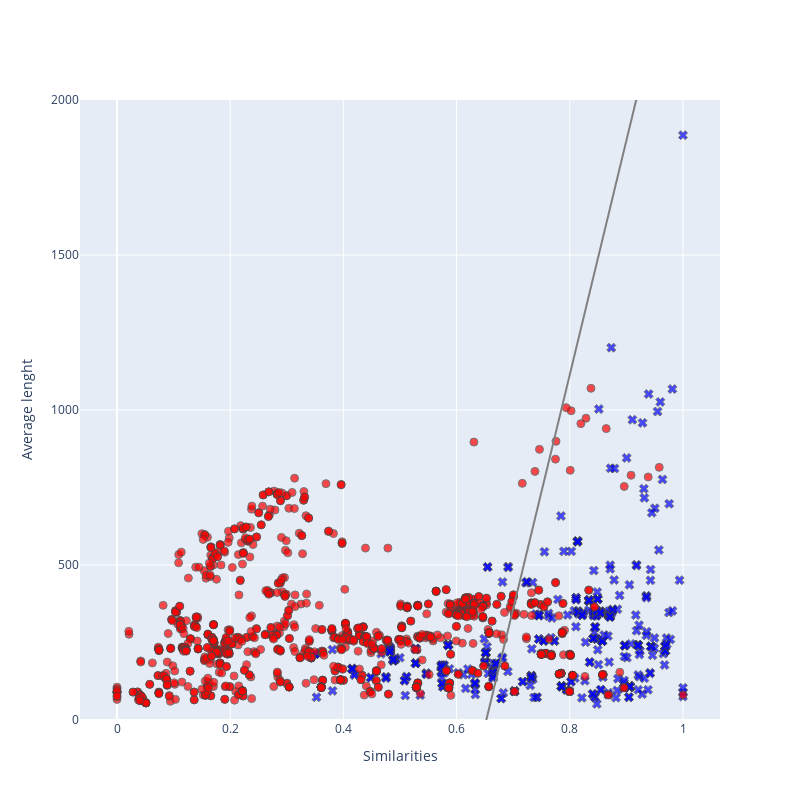

Source (notebook cell):
### Code cell
from similarities.cos_similarity import COSSimilarity
hist_file('filtered.csv', COSSimilarity())

### Figure 1 — Plotly figure (JSON) as saved in the notebook; plotly's stock layout.template omitted (floating-point values rounded to 4 significant figures; data arrays with more than 128 entries replaced by an {"elided": "..."} marker saying what was removed)
{"data": [{"marker": {"color": "blue", "line": {"width": 1}, "opacity": 0.7, "size": 8, "symbol": "x"}, "mode": "markers", "name": "positive", "showlegend": false, "type": "scatter", "x": {"elided": "440 float values"}, "y": {"elided": "440 float values"}}, {"marker": {"color": "red", "line": {"width": 1}, "opacity": 0.7, "size": 8, "symbol": "circle"}, "mode": "markers", "name": "negative", "showlegend": false, "type": "scatter", "x": {"elided": "1178 float values"}, "y": {"elided": "1178 float values"}}, {"line": {"color": "gray"}, "mode": "lines", "name": "decision boundary", "showlegend": false, "type": "scatter", "x": [0, 0.02041, 0.04082, 0.06122, 0.08163, 0.102, 0.1224, 0.1429, 0.1633, 0.1837, 0.2041, 0.2245, 0.2449, 0.2653, 0.2857, 0.3061, 0.3265, 0.3469, 0.3673, 0.3878, 0.4082, 0.4286, 0.449, 0.4694, 0.4898, 0.5102, 0.5306, 0.551, 0.5714, 0.5918, 0.6122, 0.6327, 0.6531, 0.6735, 0.6939, 0.7143, 0.7347, 0.7551, 0.7755, 0.7959, 0.8163, 0.8367, 0.8571, 0.8776, 0.898, 0.9184, 0.9388, 0.9592, 0.9796, 1], "y": [-4928.0, -4774.0, -4620.0, -4466.0, -4311.0, -4157.0, -4003.0, -3849.0, -3695.0, -3541.0, -3387.0, -3232.0, -3078.0, -2924.0, -2770.0, -2616.0, -2462.0, -2308.0, -2153.0, -1999.0, -1845.0, -1691.0, -1537.0, -1383.0, -1229.0, -1075.0, -920.4, -766.2, -612.1, -457.9, -303.8, -149.7, 4.47, 158.6, 312.7, 466.9, 621.0, 775.2, 929.3, 1083.0, 1238.0, 1392.0, 1546.0, 1700.0, 1854.0, 2008.0, 2162.0, 2317.0, 2471.0, 2625.0]}], "layout": {"height": 800, "width": 800, "xaxis": {"title": {"text": "Similarities"}}, "yaxis": {"range": [0, 2000], "title": {"text": "Average lenght"}}}}
